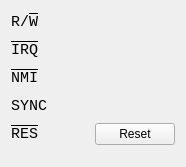
<?xml version="1.0" encoding="UTF-8"?>
<ui version="4.0">
 <class>SignalsView</class>
 <widget class="QWidget" name="SignalsView">
  <property name="geometry">
   <rect>
    <x>0</x>
    <y>0</y>
    <width>186</width>
    <height>167</height>
   </rect>
  </property>
  <layout class="QFormLayout" name="formLayout">
   <item row="0" column="0">
    <widget class="QLabel" name="label">
     <property name="font">
      <font>
       <family>Monospace</family>
       <pointsize>11</pointsize>
      </font>
     </property>
     <property name="text">
      <string notr="true">&lt;html&gt;&lt;head/&gt;&lt;body&gt;&lt;p&gt;R/&lt;span style=&quot;text-decoration: overline;&quot;&gt;W&lt;/span&gt;&lt;/p&gt;&lt;/body&gt;&lt;/html&gt;</string>
     </property>
    </widget>
   </item>
   <item row="0" column="1">
    <widget class="BitsView" name="rwLine" native="true">
     <property name="minimumSize">
      <size>
       <width>22</width>
       <height>22</height>
      </size>
     </property>
    </widget>
   </item>
   <item row="1" column="0">
    <widget class="QLabel" name="irqLabel">
     <property name="font">
      <font>
       <family>Monospace</family>
       <pointsize>11</pointsize>
      </font>
     </property>
     <property name="styleSheet">
      <string notr="true">text-decoration: overline;</string>
     </property>
     <property name="text">
      <string notr="true">IRQ</string>
     </property>
    </widget>
   </item>
   <item row="1" column="1">
    <widget class="BitsView" name="irqLine" native="true">
     <property name="minimumSize">
      <size>
       <width>22</width>
       <height>22</height>
      </size>
     </property>
    </widget>
   </item>
   <item row="2" column="0">
    <widget class="QLabel" name="label_3">
     <property name="font">
      <font>
       <family>Monospace</family>
       <pointsize>11</pointsize>
      </font>
     </property>
     <property name="styleSheet">
      <string notr="true">text-decoration: overline;</string>
     </property>
     <property name="text">
      <string notr="true">NMI</string>
     </property>
    </widget>
   </item>
   <item row="2" column="1">
    <widget class="BitsView" name="nmiLine" native="true">
     <property name="minimumSize">
      <size>
       <width>22</width>
       <height>22</height>
      </size>
     </property>
    </widget>
   </item>
   <item row="3" column="0">
    <widget class="QLabel" name="label_2">
     <property name="font">
      <font>
       <family>Monospace</family>
       <pointsize>11</pointsize>
      </font>
     </property>
     <property name="text">
      <string notr="true">SYNC</string>
     </property>
    </widget>
   </item>
   <item row="3" column="1">
    <widget class="BitsView" name="syncLine" native="true">
     <property name="minimumSize">
      <size>
       <width>22</width>
       <height>22</height>
      </size>
     </property>
    </widget>
   </item>
   <item row="4" column="0">
    <widget class="QLabel" name="label_4">
     <property name="font">
      <font>
       <family>Monospace</family>
       <pointsize>11</pointsize>
      </font>
     </property>
     <property name="styleSheet">
      <string notr="true">text-decoration: overline;</string>
     </property>
     <property name="text">
      <string notr="true">RES</string>
     </property>
    </widget>
   </item>
   <item row="4" column="1">
    <widget class="QWidget" name="widget" native="true">
     <property name="minimumSize">
      <size>
       <width>22</width>
       <height>22</height>
      </size>
     </property>
     <layout class="QHBoxLayout" name="horizontalLayout">
      <property name="leftMargin">
       <number>0</number>
      </property>
      <property name="topMargin">
       <number>0</number>
      </property>
      <property name="rightMargin">
       <number>0</number>
      </property>
      <property name="bottomMargin">
       <number>0</number>
      </property>
      <item>
       <widget class="BitsView" name="resetLine" native="true">
        <property name="minimumSize">
         <size>
          <width>22</width>
          <height>22</height>
         </size>
        </property>
       </widget>
      </item>
      <item>
       <widget class="QPushButton" name="resetButton">
        <property name="minimumSize">
         <size>
          <width>50</width>
          <height>0</height>
         </size>
        </property>
        <property name="text">
         <string>Reset</string>
        </property>
        <property name="icon">
         <iconset resource="../icons.qrc">
          <normaloff>:/icons/reset.png</normaloff>:/icons/reset.png</iconset>
        </property>
       </widget>
      </item>
     </layout>
    </widget>
   </item>
  </layout>
 </widget>
 <customwidgets>
  <customwidget>
   <class>BitsView</class>
   <extends>QWidget</extends>
   <header>views/BitsView.h</header>
   <container>1</container>
  </customwidget>
 </customwidgets>
 <resources>
  <include location="../icons.qrc"/>
 </resources>
 <connections/>
</ui>
